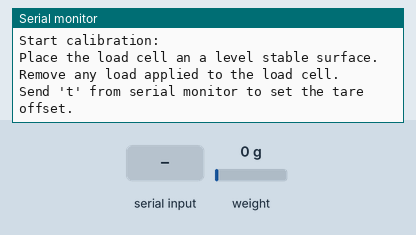
A sketch run on a simulated ESP8266 (NodeMCU). Shown: the last lines printed to the serial monitor. Inputs (shaded band) come from the test bench; at power-on: weight on the scale 0 g. EEPROM starts erased.

Above: at 3.2 s.
3.3 s: "t90\n" received over Serial
At 4.2 s:
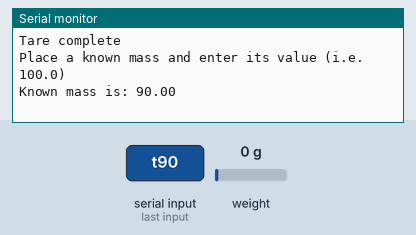
4.8 s: "y90\n" received over Serial
At 5.05 s:
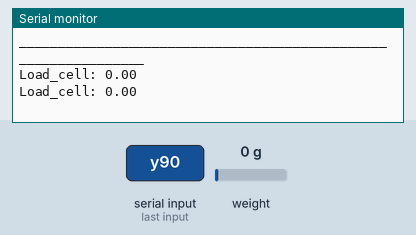
6.4 s: "c90\n" received over Serial
At 7.1 s:
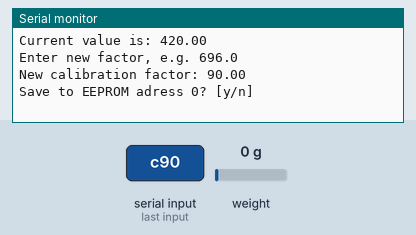
7.9 s: "y,45\n" received over Serial
At 8.12 s:
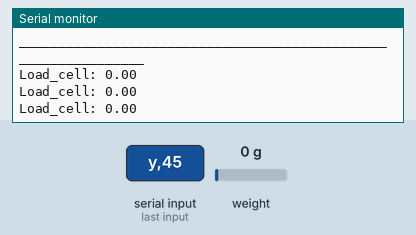
9.4 s: weight on the scale set to 100 g
At 9.44 s:
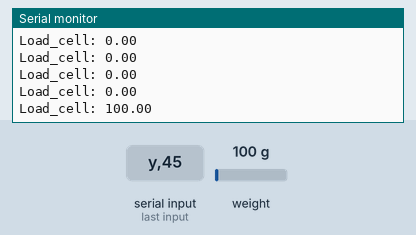
10.9 s: weight on the scale set to 1250 g
At 10.95 s:
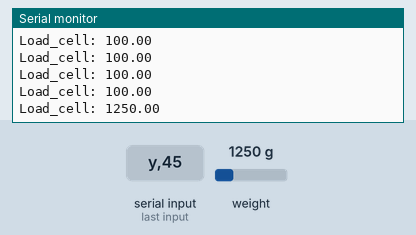
Timing chart, 0 to 13.4 s (numbered marks = the images above; inputs shaded):
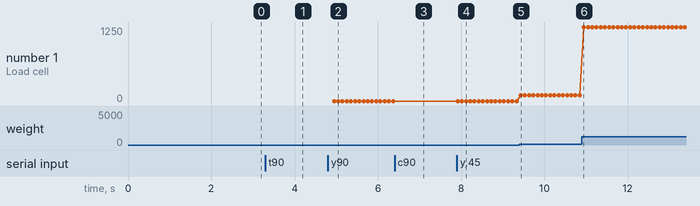

Measured:
- after the input at 3.3 s, the serial monitor: prints a new line at once (image 1)
- after the input at 4.8 s, the serial monitor: prints a new line after 0.11 s (image 2)
- after the input at 6.4 s, the serial monitor: prints a new line at once (image 3)
- after the input at 7.9 s, the serial monitor: prints a new line at once (image 4)
- after the input at 9.4 s, the serial monitor: prints a new line at once (image 5)
- after the input at 10.9 s, the serial monitor: prints a new line after 0.05 s (image 6)
- plotted number 1: 0 → 100 after the input at 9.4 s, 100 → 1250 after the input at 10.9 s

The sketch:

load_cell_calibration.ino
```cpp
/*
   -------------------------------------------------------------------------------------
   HX711_ADC
   Arduino library for HX711 24-Bit Analog-to-Digital Converter for Weight Scales
   Olav Kallhovd sept2017
   -------------------------------------------------------------------------------------

   Edited For Thrust Stand's HX711 Calibration Testing

   Mahdi Ibne Kamal nov2025
*/


#include <HX711_ADC.h>
#if defined(ESP8266)|| defined(ESP32) || defined(AVR)
#include <EEPROM.h>
#endif

//pins:
const int HX711_DT = 4;
const int HX711_SCK = 5;

//HX711 constructor:
HX711_ADC LoadCell(HX711_DT, HX711_SCK);

const int calibration_value_eeprom_address = 0;
unsigned long time_in_ms = 0;

void setup() {
  Serial.begin(57600); delay(10);
  Serial.println();
  Serial.println("Starting...");

  LoadCell.begin();
  //LoadCell.setReverseOutput(); //uncomment to turn a negative output value to positive

  LoadCell.start(2000, true); // ----> (stabilizing_time, tare)

  bool time_out = LoadCell.getTareTimeoutFlag() || LoadCell.getSignalTimeoutFlag();

  if (time_out) {
    Serial.println("Timeout!");
    while (1);
  }
  else {
    LoadCell.setCalFactor(1.0); // user set calibration value (float), initial value 1.0 may be used for this sketch
    Serial.println("Startup is complete");
  }
  while (!LoadCell.update());
  calibrate(); //start calibration procedure
}

void loop() {

  const int print_interval = 0; // increase value to slow down serial print activity

  // check for new data/start next conversion:
  if (LoadCell.update())
  // get smoothed value from the dataset:
    if (millis() > time_in_ms + print_interval) {
      float i = LoadCell.getData();
      Serial.print("Load_cell: ");
      Serial.println(i);
      time_in_ms = millis();
    }


  // receive command from serial terminal
  if (Serial.available() > 0) {
    char inByte = Serial.read();
    if (inByte == 't') LoadCell.tareNoDelay(); //tare
    else if (inByte == 'r') calibrate(); //calibrate
    else if (inByte == 'c') change_calibration_factor(); //edit calibration value manually
  }

  // check if last tare operation is complete
  if (LoadCell.getTareStatus())
    Serial.println("Tare complete");


}

void calibrate() {
  Serial.println("_______________________________________________________________");
  Serial.println("Start calibration:");
  Serial.println("Place the load cell an a level stable surface.");
  Serial.println("Remove any load applied to the load cell.");
  Serial.println("Send 't' from serial monitor to set the tare offset.");

  boolean resume = false;
  while (!resume) {

    LoadCell.update();

    if (Serial.available() > 0)
        if (Serial.read() == 't') LoadCell.tareNoDelay();


    if (LoadCell.getTareStatus()) {
      Serial.println("Tare complete");
      resume = true;
    }

  }

  Serial.println("Place a known mass and enter its value (i.e. 100.0)");

  float known_mass = 0;
  resume = false;
  while (!resume) {
    LoadCell.update();
    if (Serial.available() > 0) {
      known_mass = Serial.parseFloat();
      if (known_mass != 0) {
        Serial.print("Known mass is: ");
        Serial.println(known_mass);
        resume = true;
      }
    }
  }

  LoadCell.refreshDataSet(); //refresh the dataset to be sure that the known mass is measured correct
  float new_calibration_value = LoadCell.getNewCalibration(known_mass); //get the new calibration value

  Serial.print("New calibration value has been set to: ");
  Serial.print(new_calibration_value);

  Serial.println();

  Serial.print("Save to EEPROM adress ");
  Serial.print(calibration_value_eeprom_address);
  Serial.println("? [y/n]");

  resume = false;
  while (!resume) {
    if (Serial.available() > 0) {

      char inByte = Serial.read();

      if (inByte == 'y') {

      #if defined(ESP8266)|| defined(ESP32)
              EEPROM.begin(512);
      #endif
              EEPROM.put(calibration_value_eeprom_address, new_calibration_value);
      #if defined(ESP8266)|| defined(ESP32)
              EEPROM.commit();
      #endif


        EEPROM.get(calibration_value_eeprom_address, new_calibration_value);
        Serial.print("Value ");
        Serial.print(new_calibration_value);
        Serial.print(" saved to EEPROM address: ");
        Serial.println(calibration_value_eeprom_address);

        resume = true;
      }

      else if (inByte == 'n') {
        Serial.println("Value not saved to EEPROM");
        resume = true;
      }
    }
  }

  Serial.println("End calibration");
  Serial.println("_______________________________________________________________");
  Serial.println("send 'r' -> re-calibrate and 'c' -> manual correction.");
  Serial.println("_______________________________________________________________");
}

void change_calibration_factor() {

  float old_calibration_value = LoadCell.getCalFactor();

  boolean resume = false;

  Serial.println("_______________________________________________________________");
  Serial.print("Current value is: ");
  Serial.println(old_calibration_value);
  Serial.println("Enter new factor, e.g. 696.0");

  float new_calibration_value;

  while (!resume) {
    if (Serial.available() > 0) {
      new_calibration_value = Serial.parseFloat();
      if (new_calibration_value != 0) {
        Serial.print("New calibration factor: ");
        Serial.println(new_calibration_value);
        LoadCell.setCalFactor(new_calibration_value);
        resume = true;
      }
    }
  }

  resume = false;
  Serial.print("Save to EEPROM adress ");
  Serial.print(calibration_value_eeprom_address);
  Serial.println("? [y/n]");

  while (!resume) {
    if (Serial.available() > 0) {

      char inByte = Serial.read();
      if (inByte == 'y') {


      #if defined(ESP8266)|| defined(ESP32)
              EEPROM.begin(512);
      #endif
              EEPROM.put(calibration_value_eeprom_address, new_calibration_value);
      #if defined(ESP8266)|| defined(ESP32)
              EEPROM.commit();
      #endif

        EEPROM.get(calibration_value_eeprom_address, new_calibration_value);
        Serial.print("Value ");
        Serial.print(new_calibration_value);
        Serial.print(" saved to EEPROM address: ");
        Serial.println(calibration_value_eeprom_address);
        resume = true;
      }

      else if (inByte == 'n') {
        Serial.println("Value not saved to EEPROM");
        resume = true;
      }
    }
  }
  Serial.println("End change calibration value");
  Serial.println("_______________________________________________________________");
}
```
